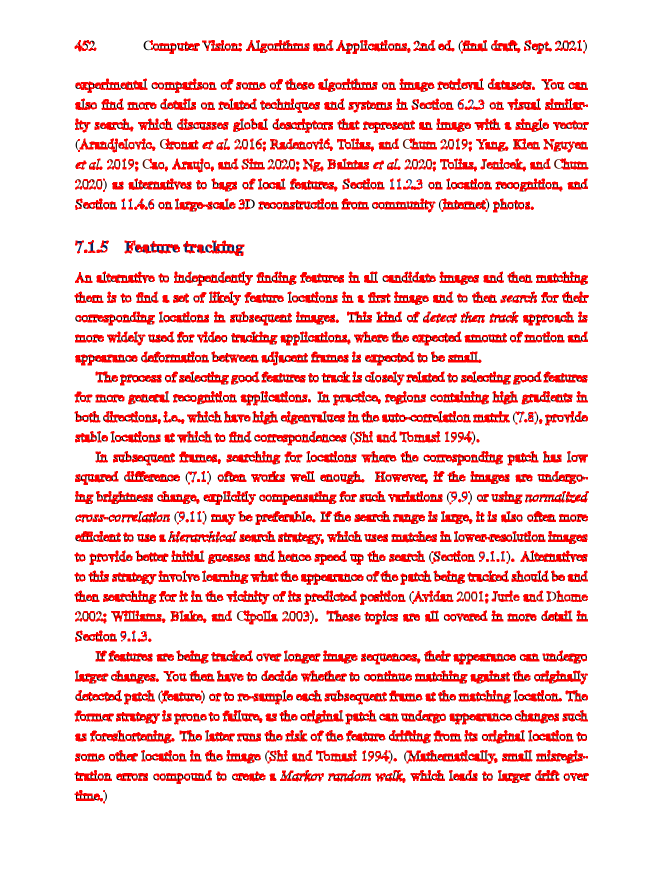
#> input picture assignment_5/harris.png, 1325 x 1750 px, given in place of reference_img.png, which was not available (shown at 1/2 size)
$ python Lab_5.py
#> lines starting #> are read from the running program, lines starting #| are printed output that depends on the picture; after the words box and inside, x2 and y2 are one past the last pixel; in counts of white or black regions, pixels touching at a corner belong together; pictures that were not available may be replaced by others from this repository, and a replacement may not be noted
import cv2
import numpy as np
import img2pdf


def harris_corner_detection(image_path, save_path='harris.png'):
#> called with save_path = 'harris.png'
    image = cv2.imread(image_path)
#> image is the input picture: shape (1750, 1325, 3); mean B, G, R 216.7, 216.7, 249.1
    gray = cv2.cvtColor(image, cv2.COLOR_BGR2GRAY)
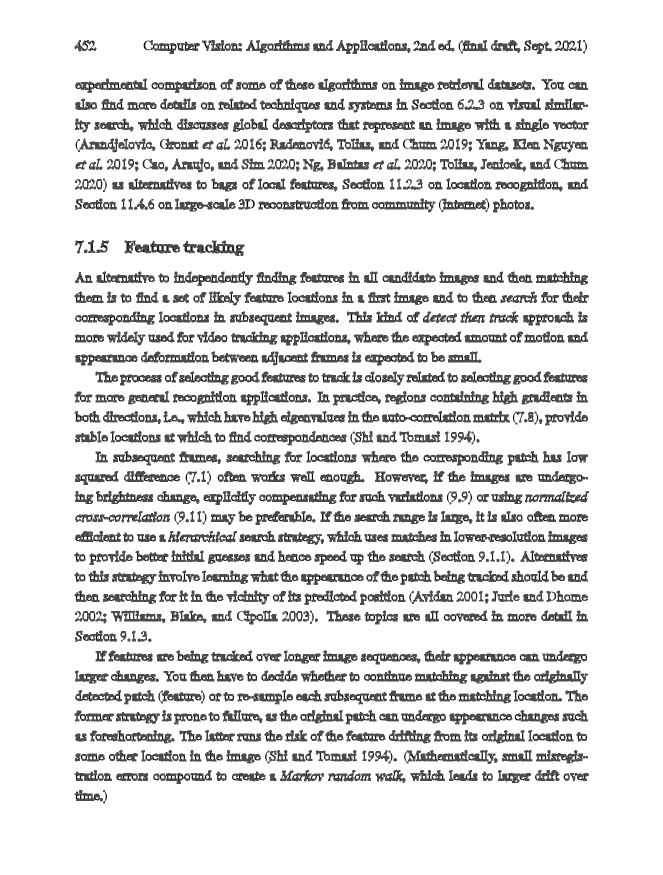
#> gray: shape (1750, 1325) (shown at 1/2 size); min 0, max 255, mean 226.4
    gray = np.float32(gray)
    dst = cv2.cornerHarris(src=gray, blockSize=2, ksize=3, k=0.04)
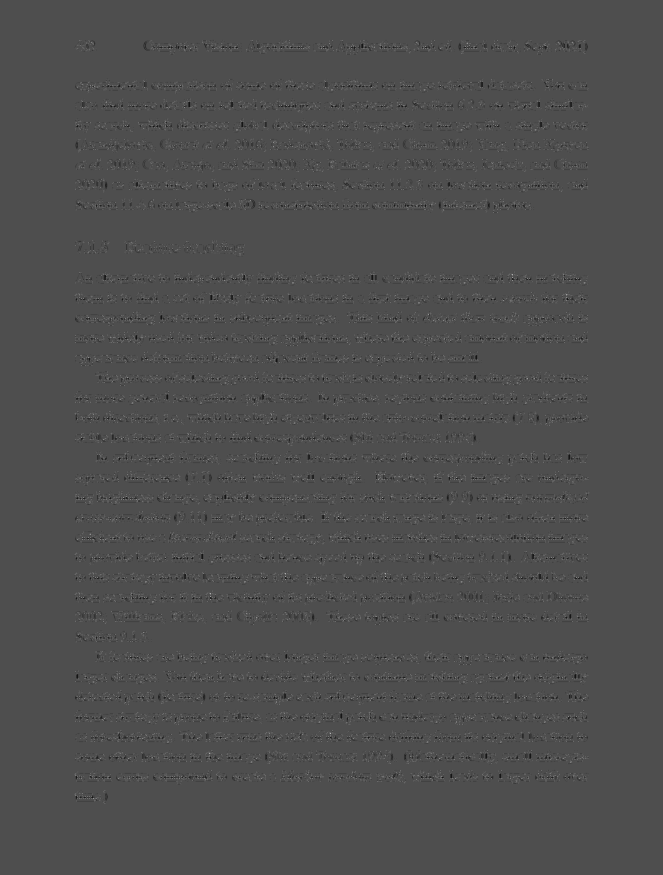
#> dst: shape (1750, 1325) float32 (shown at 1/2 size); min -169130016, max 378482496, mean -147200.6; drawn with min black and max white
    dst = cv2.dilate(dst, None)
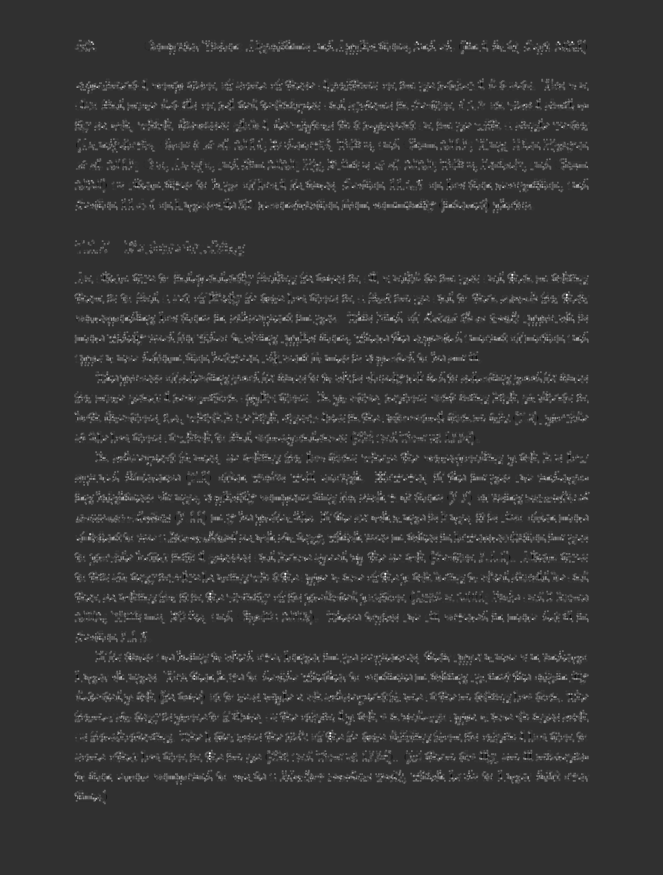
#> dst: shape (1750, 1325) float32 (shown at 1/2 size); min -89298720, max 378482496, mean 11080919; drawn with min black and max white
    image[dst > 0.01 * dst.max()] = [0, 0, 255]
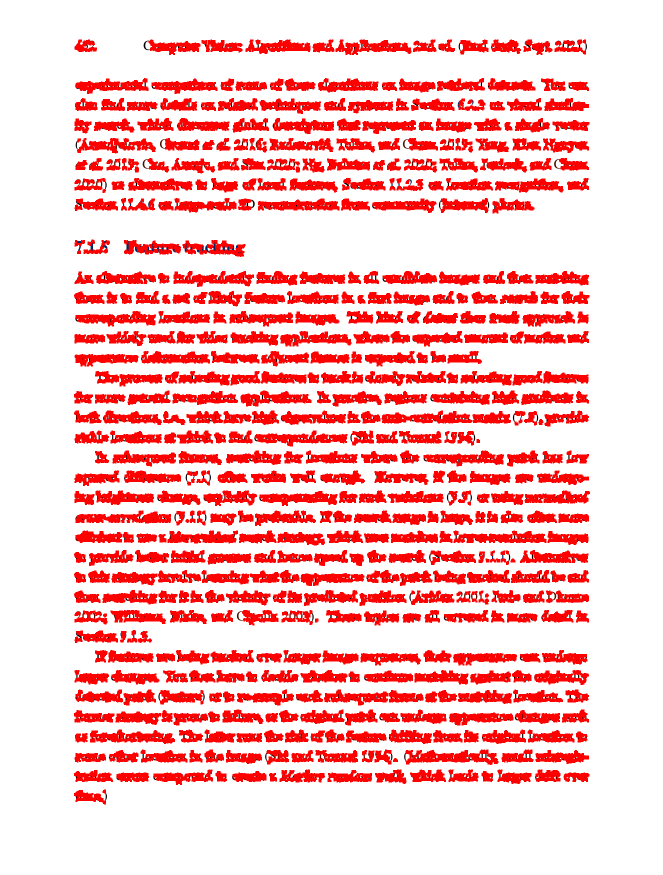
#> image: shape (1750, 1325, 3) (shown at 1/2 size); 9.39% of pixels changed, all inside (x1, y1, x2, y2) = (148, 79, 1180, 1609)
    cv2.imwrite(save_path, image)


def sift_image_alignment(image_to_align_path, reference_image_path):
    image_to_align = cv2.imread(image_to_align_path)
    reference_image = cv2.imread(reference_image_path)

    gray_image_to_align = cv2.cvtColor(image_to_align, cv2.COLOR_BGR2GRAY)
    gray_reference_image = cv2.cvtColor(reference_image, cv2.COLOR_BGR2GRAY)

    s = cv2.SIFT_create()
    kp1, d1 = s.detectAndCompute(gray_reference_image, None)
#> kp1 = 19515 keypoints; strongest (x, y, size): (380, 1395, 2.7), (496, 1435, 2.7), (656, 558, 2.7), (253, 1076, 2.7)
    kp2, d2 = s.detectAndCompute(gray_image_to_align, None)
#> kp2 has the same summary as kp1
    matcher = cv2.FlannBasedMatcher(dict(algorithm=1, trees=5), dict(checks=50))
    matches = matcher.knnMatch(d1, d2, k=2)
#> matches = 19515 matches
    g_m = [m for m, n in matches if m.distance < 0.7 * n.distance]
#> g_m = 17101 matches
    p1 = np.float32([kp1[m.queryIdx].pt for m in g_m]).reshape(-1, 1, 2)
    p2 = np.float32([kp2[m.trainIdx].pt for m in g_m]).reshape(-1, 1, 2)
    h, _ = cv2.findHomography(p2, p1, cv2.RANSAC)
#> h = [[1, 6.21e-16, -5.8e-12], [1.29e-14, 1, -9.1e-12], [1.47e-17, 9e-19, 1]]

    height, width, _ = reference_image.shape
#> height = 1750; width = 1325

    aligned_image = cv2.warpPerspective(image_to_align, h, (width, height))
    matches_img = cv2.drawMatches(reference_image, kp1, image_to_align, kp2, g_m, None)
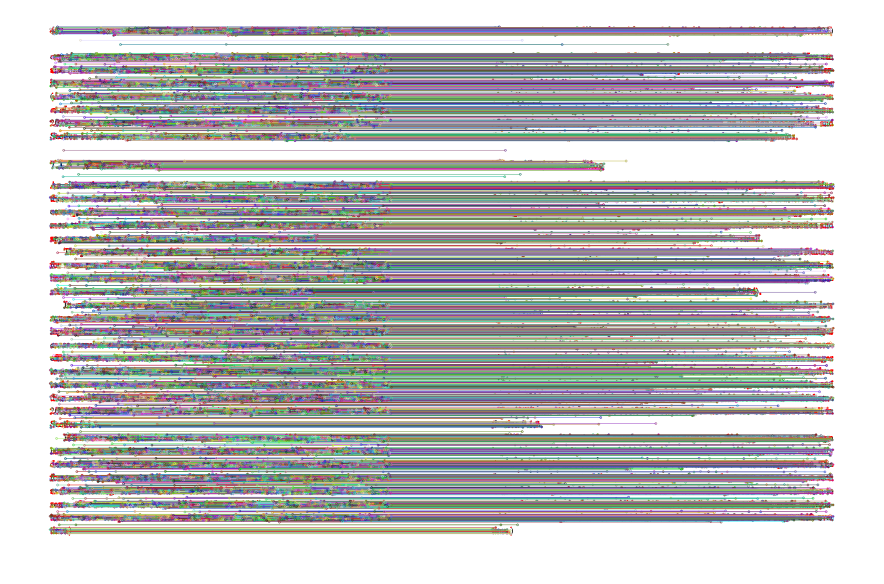
#> matches_img: shape (1750, 2650, 3) (shown at 1/3 size); mean B, G, R 188.8, 188.4, 188.4

    cv2.imwrite('aligned.png', aligned_image)
    cv2.imwrite('matches.png', matches_img)


def create_pdf(output_pdf='output.pdf', image_files=['harris.png', 'aligned.png', 'matches.png']):
#> called with output_pdf = 'output.pdf'
    with open(output_pdf, "wb") as f:
        f.write(img2pdf.convert(image_files))
#> (this line was passed over: img2pdf is not available in this run)


if __name__ == '__main__':
    reference_image = 'C:/Users/mini-/ikt213g24h/assignments/resources/reference_img.png'
    image_to_align = 'C:/Users/mini-/ikt213g24h/assignments/resources/align_this.jpg'

    harris_corner_detection(reference_image)
    sift_image_alignment(image_to_align, reference_image)

    create_pdf()
